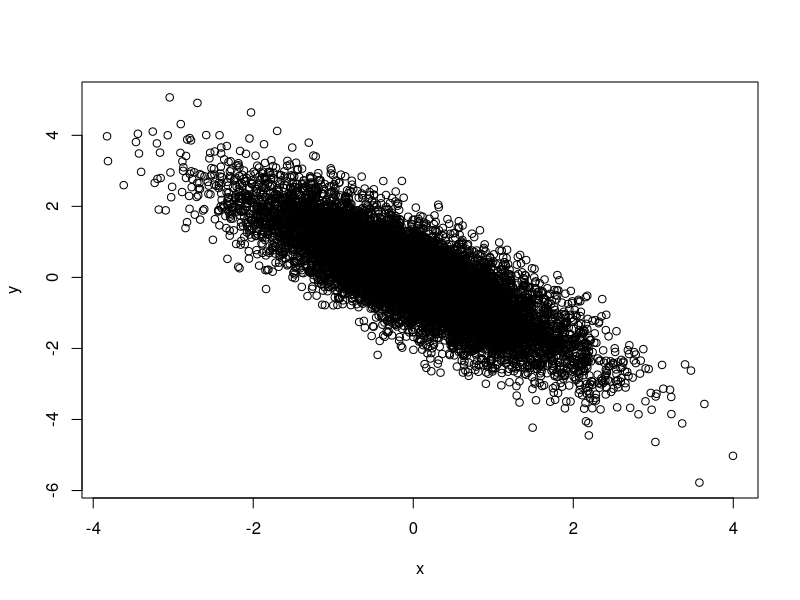

R code for this plot:

###########################################
##                                       ##
##    A null R script to test out Git    ##
##                                       ##
###########################################


N<-10000

x<-rnorm(N)
y<-rnorm(N,-x,0.7)

plot(x,y)

